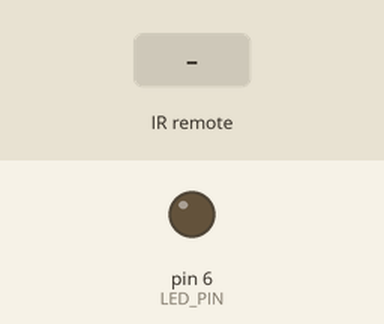
Recording of a sketch running on a simulated Arduino Uno, built with avr-gcc and run on an emulated ATmega328P. Shown: output pins drawn as LEDs (lit = HIGH). Inputs (shaded band) come from the test bench.

Above: at 1.2 s.
1.3 s: infrared code 0xFFA25D received
At 1.8 s:
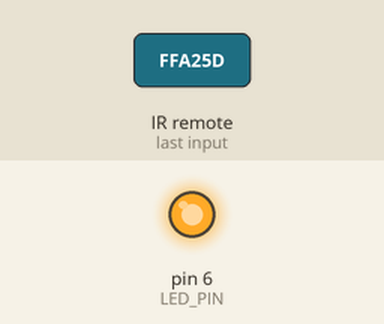
Timing chart, 0 to 4.3 s (numbered marks = the images above; inputs shaded):
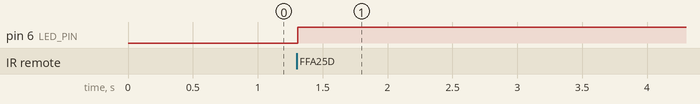

The sketch:

UNUBLE.ino
```cpp
#include <IRremote.h>
#include <SoftwareSerial.h>
SoftwareSerial UNUBLE(7, 8); // RX, TX
#define OUT

int RECV_PIN = 5;
int LED_PIN = 6;
IRrecv irrecv(RECV_PIN);
IRsend irsend;
decode_results results;
unsigned int IRBuffer = 0;

char inData[20]; // Allocate some space for the string
char inChar=-1; // Where to store the character read
byte index = 0; // Index into array; where to store the character

void setup()
{
  Serial.begin(9600);
  UNUBLE.begin(9600);
  pinMode(LED_PIN, OUTPUT);
}

void loop() {
  if (irrecv.decode(&results)) {
    long unsigned int irCode = results.value;
    UNUBLE.print(irCode);
    irrecv.resume(); // Receive the next value

    switch(irCode)
    {
      case 16753245: digitalWrite(LED_PIN, HIGH); break;
      default : digitalWrite(LED_PIN, LOW); break;
    }
  }

    if (Comp("IR Rec")) {
        irrecv.enableIRIn(); // Start the receiver
        Serial.write("IR Listening\n");
        UNUBLE.write("IR Listening");
    }

  if(Serial.available())
  {
    String command="";
    int temp = 10;
    while(Serial.available())
    {
      temp = Serial.read();
      if(temp != 10)
        command += (char)temp;
    }
    UNUBLE.print(command);
  }
}

boolean Comp(char* This) {
    while (UNUBLE.available() > 0) // Don't read unless
                                   // there you know there is data
    {
        if(index < 19) // One less than the size of the array
        {
            inChar = UNUBLE.read(); // Read a character
            inData[index] = inChar; // Store it
            index++; // Increment where to write next
            inData[index] = '\0'; // Null terminate the string
        }
    }

    if (strcmp(inData,This)  == 0) {
        for (int i=0;i<19;i++) {
            inData[i]=0;
        }
        index=0;
        return true;
    }
    else {
        return false;
    }
}
```

Measured:
- after the input at 1.3 s, pin 6 (LED_PIN): LOW → HIGH at once
